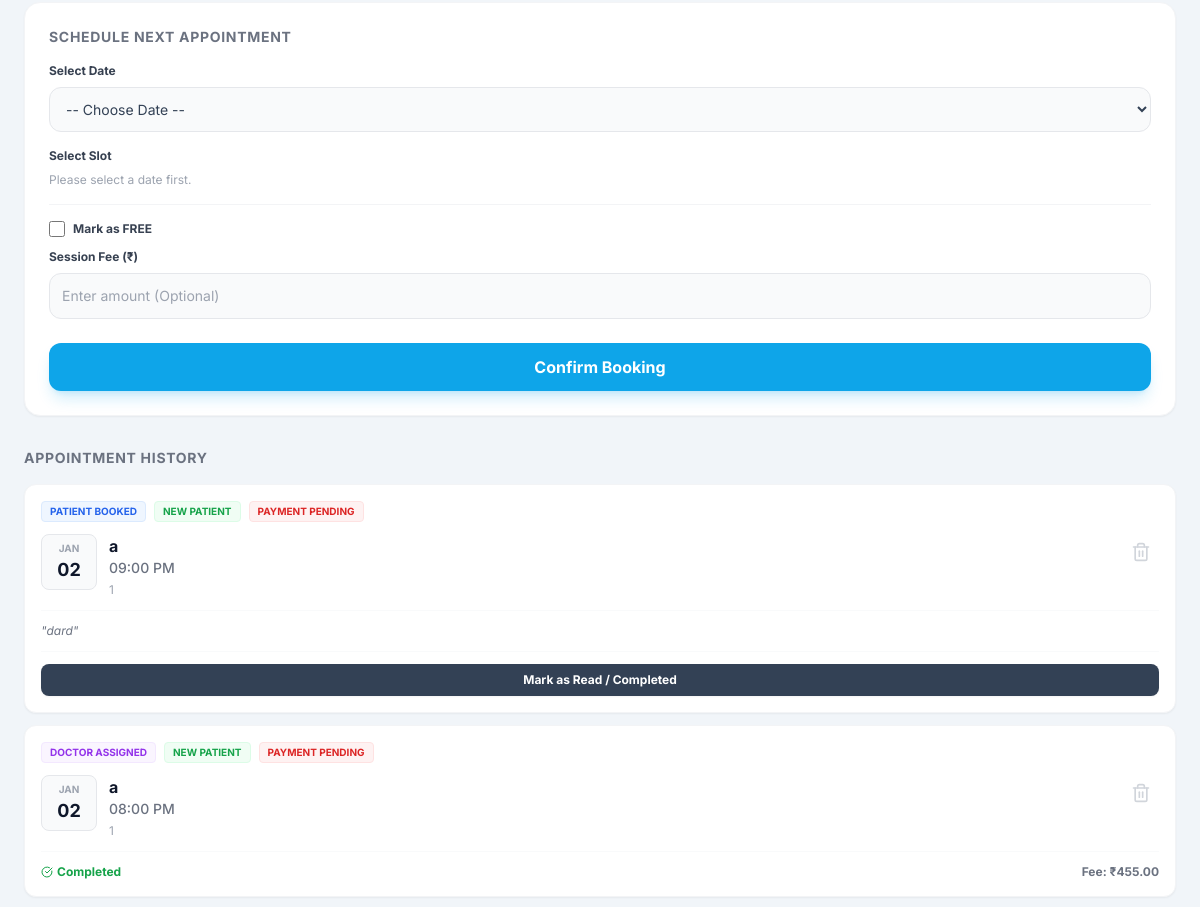
The app's page /custom-admin/patients/2/ (signed in, middle part), older data.
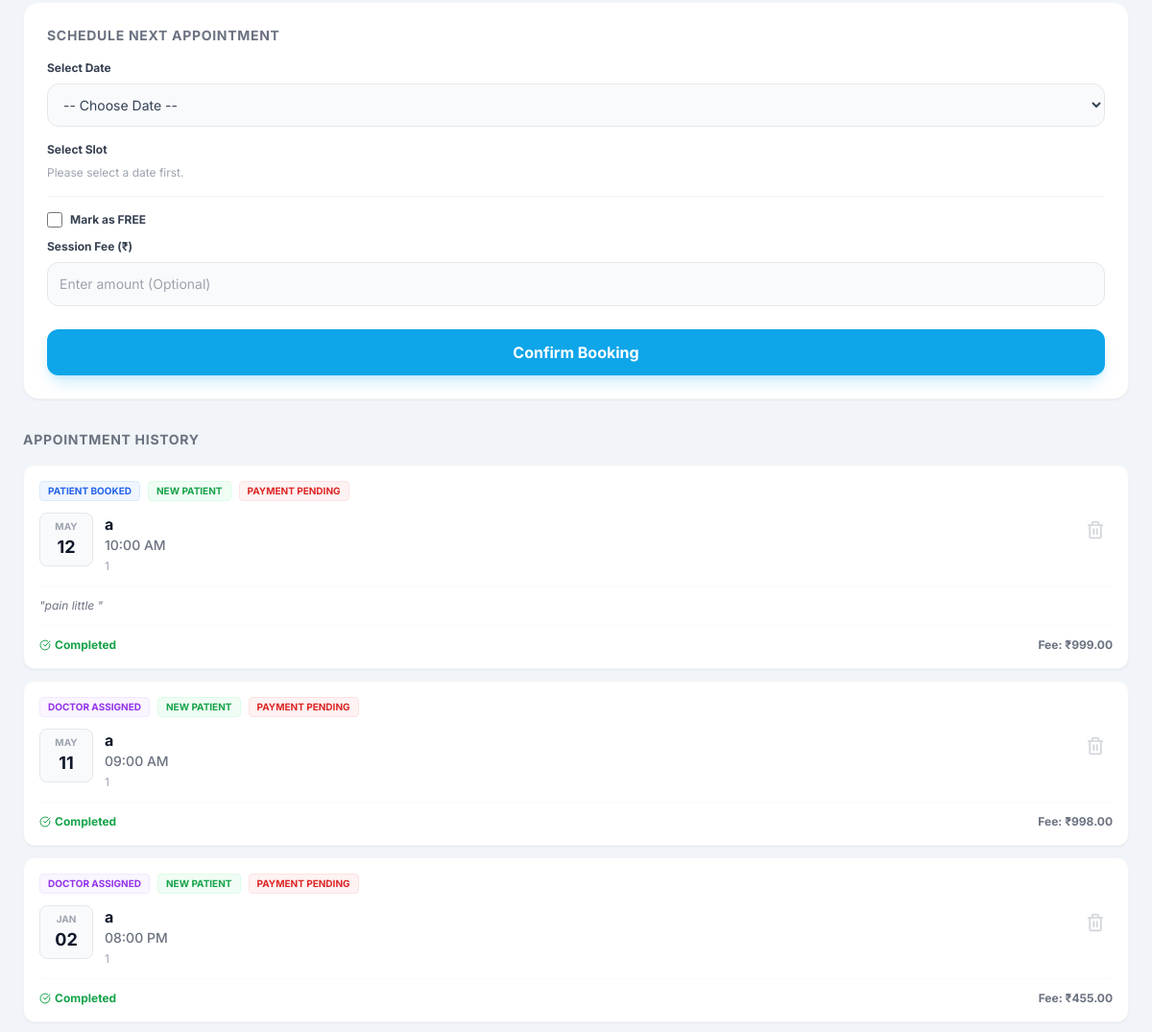
The same page, newer data.
### appointments/models.py (models this page shows, shortened)
class Appointment(models.Model):
    STATUS_CHOICES = [
        ('PENDING', 'Pending'),
        ('CONFIRMED', 'Confirmed'),
        ('COMPLETED', 'Completed'),
        ('CANCELLED', 'Cancelled'),
    ]
    PAYMENT_STATUS_CHOICES = [
        ('PENDING', 'Pending'),
        ('PAID', 'Paid'),
        ('FAILED', 'Failed'),
    ]
    BOOKING_SOURCE_CHOICES = [
        ('PATIENT', 'Patient'),
        ('DOCTOR', 'Doctor'),
    ]
    patient = models.ForeignKey(Patient, on_delete=models.CASCADE, related_name='appointments')
    slot = models.ForeignKey(DailySlot, on_delete=models.CASCADE, related_name='appointments')
    status = models.CharField(max_length=20, choices=STATUS_CHOICES, default='CONFIRMED') # Default confirmed for patient booking
    payment_status = models.CharField(max_length=20, choices=PAYMENT_STATUS_CHOICES, default='PENDING')
    booking_source = models.CharField(max_length=10, choices=BOOKING_SOURCE_CHOICES, default='PATIENT')
    symptoms = models.TextField(blank=True, null=True)
    fee = models.DecimalField(max_digits=10, decimal_places=2, null=True, blank=True)
    is_free = models.BooleanField(default=False)
    razorpay_order_id = models.CharField(max_length=100, null=True, blank=True)
    razorpay_payment_id = models.CharField(max_length=100, null=True, blank=True)
    razorpay_signature = models.CharField(max_length=200, null=True, blank=True)
    created_at = models.DateTimeField(auto_now_add=True)
    updated_at = models.DateTimeField(auto_now=True)

class DailySlot(models.Model):
    date = models.DateField()
    time = models.TimeField()
    capacity = models.PositiveIntegerField(default=1)
    booked_count = models.PositiveIntegerField(default=0)
    is_active = models.BooleanField(default=True)
    class Meta:
        unique_together = ('date', 'time')
        ordering = ['date', 'time']

### accounts/models.py (models this page shows, shortened)
class Patient(models.Model):
    GENDER_CHOICES = [
        ('M', 'Male'),
        ('F', 'Female'),
        ('O', 'Other'),
    ]
    user = models.OneToOneField(User, on_delete=models.CASCADE)
    full_name = models.CharField(max_length=120)
    email = models.EmailField()
    phone = models.CharField(max_length=20, unique=True)
    dob = models.DateField(null=True, blank=True)
    gender = models.CharField(max_length=1, choices=GENDER_CHOICES)
    country = models.CharField(max_length=50)
    address = models.TextField(null=True, blank=True)
    created_at = models.DateTimeField(auto_now_add=True)

### adminpanel/views.py (the view)
# urls.py: path('patients/<int:patient_id>/', views.patient_detail, name='patient_detail'),
@login_required
def patient_detail(request, patient_id):
    patient = get_object_or_404(Patient, id=patient_id)
    appointments = patient.appointments.all().order_by('-slot__date', '-slot__time')
    today = timezone.now().date()
    dates = []
    for i in range(14):
        d = today + timedelta(days=i)
        dates.append({
            'value': d.strftime('%Y-%m-%d'),
            'label': d.strftime('%a, %d %b')
        })
    context = {
        'patient': patient,
        'appointments': appointments,
        'dates': dates,
        'active_tab': 'patients'
    }
    return render(request, 'adminpanel/patient_detail.html', context)

### templates/adminpanel/patient_detail.html (shortened to what this page needs)
{% extends 'adminpanel/base_mobile.html' %}
{% block content %}
<div class="p-6">
    <div class="bg-white p-6 rounded-2xl border border-gray-100 shadow-sm mb-8">
        <h3 class="text-sm font-bold text-gray-500 uppercase tracking-wider mb-4">Schedule Next Appointment</h3>
        <form action="{% url 'adminpanel:doctor_book' patient.id %}" method="POST">
            <div class="mb-4">
                <label class="block text-xs font-bold text-gray-700 mb-2">Select Date</label>
                <select id="date-select" class="w-full p-3 bg-gray-50 rounded-xl border border-gray-200 text-sm outline-none focus:border-accent" onchange="loadSlots(this.value)">
                    <option value="">-- Choose Date --</option>
                </select>
            </div>
            <div class="mb-4">
                <label class="block text-xs font-bold text-gray-700 mb-2">Select Slot</label>
                <div id="slot-container" class="grid grid-cols-3 gap-2">
                    <p class="text-xs text-gray-400 col-span-3">Please select a date first.</p>
                </div>
            </div>
            <div class="mb-6 pt-4 border-t border-gray-100">
                <div class="flex items-center gap-2 mb-3">
                    <input type="checkbox" id="book_is_free" name="is_free" class="w-4 h-4 text-accent rounded border-gray-300 focus:ring-accent" onchange="toggleBookFeeInput()">
                    <label for="book_is_free" class="text-xs font-bold text-gray-700">Mark as FREE</label>
                </div>
                <div id="book_fee_input_container">
                    <label class="block text-xs font-bold text-gray-700 mb-2">Session Fee (₹)</label>
                    <input type="number" name="fee" class="w-full p-3 bg-gray-50 rounded-xl border border-gray-200 text-sm outline-none focus:border-accent" placeholder="Enter amount (Optional)">
                </div>
            </div>
            <button type="submit" class="w-full bg-accent hover:bg-sky-600 text-white font-bold py-3 rounded-xl shadow-lg shadow-sky-500/20 transition-all">
                Confirm Booking
            </button>
        </form>
    </div>
    <div>
        <h3 class="text-sm font-bold text-gray-500 uppercase tracking-wider mb-4">Appointment History</h3>
        {% if appointments %}
            <div class="space-y-3">
                {% for appt in appointments %}
                    {% include 'adminpanel/components/appointment_card.html' with appt=appt %}
                {% endfor %}
            </div>
        {% else %}
            <p class="text-gray-400 text-sm">No history available.</p>
        {% endif %}
    </div>
</div>
{% endblock %}

### templates/adminpanel/components/appointment_card.html (shortened to what this page needs)
<div class="bg-white p-4 rounded-xl border border-gray-100 shadow-sm relative overflow-hidden group">
    <div class="flex gap-2 mb-3 flex-wrap">
        {% if appt.booking_source == 'DOCTOR' %}
            <span class="bg-purple-50 text-purple-600 text-[10px] font-bold px-2 py-0.5 rounded border border-purple-100">DOCTOR ASSIGNED</span>
        {% else %}
            <span class="bg-blue-50 text-blue-600 text-[10px] font-bold px-2 py-0.5 rounded border border-blue-100">PATIENT BOOKED</span>
        {% endif %}
        {% if appt.is_repeated %}
            <span class="bg-orange-50 text-orange-600 text-[10px] font-bold px-2 py-0.5 rounded border border-orange-100">REPEATED</span>
        {% else %}
            <span class="bg-green-50 text-green-600 text-[10px] font-bold px-2 py-0.5 rounded border border-green-100">NEW PATIENT</span>
        {% endif %}
        {% if appt.status == 'CANCELLED' %}
             <span class="bg-red-50 text-red-600 text-[10px] font-bold px-2 py-0.5 rounded border border-red-100">CANCELLED</span>
        {% elif appt.is_free %}
             <span class="bg-teal-50 text-teal-600 text-[10px] font-bold px-2 py-0.5 rounded border border-teal-100">FREE</span>
        {% elif appt.payment_status == 'PAID' %}
             <span class="bg-teal-50 text-teal-600 text-[10px] font-bold px-2 py-0.5 rounded border border-teal-100">PAID</span>
        {% else %}
             <span class="bg-red-50 text-red-600 text-[10px] font-bold px-2 py-0.5 rounded border border-red-100">PAYMENT PENDING</span>
        {% endif %}
    </div>
    <div class="flex justify-between items-start">
        <div class="flex gap-3">
            <div class="flex flex-col items-center justify-center bg-gray-50 rounded-lg w-14 h-14 border border-gray-200">
                <span class="text-[10px] font-bold text-gray-400 uppercase">{{ appt.slot.date|date:"M" }}</span>
                <span class="text-lg font-bold text-primary">{{ appt.slot.date|date:"d" }}</span>
            </div>
            <div>
                <h3 class="font-bold text-primary text-base">{{ appt.patient.full_name }}</h3>
                <p class="text-sm text-gray-500 font-medium">{{ appt.slot.time|date:"h:i A" }}</p>
                <p class="text-xs text-gray-400 mt-1">{{ appt.patient.phone }}</p>
            </div>
        </div>
        <form action="{% url 'adminpanel:delete_appointment' appt.id %}" method="POST" onsubmit="return confirm('Are you sure you want to delete this appointment?');">
            <button type="submit" class="p-2 text-gray-300 hover:text-red-500 transition-colors">
                <i data-lucide="trash-2" class="w-5 h-5"></i>
            </button>
        </form>
    </div>
    {% if appt.symptoms %}
    <div class="mt-3 pt-3 border-t border-gray-50">
        <p class="text-xs text-gray-500 italic line-clamp-2">"{{ appt.symptoms }}"</p>
    </div>
    {% endif %}
    <div class="mt-3 pt-3 border-t border-gray-50">
        {% if appt.status == 'COMPLETED' %}
            <div class="flex justify-between items-center">
                <span class="text-xs font-bold text-green-600 flex items-center gap-1">
                    <i data-lucide="check-circle" class="w-3 h-3"></i> Completed
                </span>
                <span class="text-xs font-bold text-gray-500">
                    {% if appt.is_free %}
                        <span class="text-teal-600 font-bold">FREE</span>
                    {% else %}
                        Fee: ₹{{ appt.fee }}
                    {% endif %}
                </span>
            </div>
        {% else %}
            <button onclick="toggleFeeForm('fee-form-{{ appt.id }}')" class="w-full text-center text-xs font-bold text-white bg-secondary hover:bg-gray-700 py-2 rounded-lg transition-colors shadow-sm">
                Mark as Read / Completed
            </button>
        {% endif %}
    </div>
</div>

Row changes from the older to the newer data that the page shows:
removed Appointment: booking_source "PATIENT BOOKED", status "PAYMENT PENDING", slot "JAN", slot "02", patient.full_name "a", slot.time "09:00 PM", patient.phone "1", symptoms "dard"
added Appointment: booking_source "PATIENT BOOKED", status "PAYMENT PENDING", slot "MAY", slot "12", patient.full_name "a", slot.time "10:00 AM", patient.phone "1", symptoms "pain little", fee "999.00"
added Appointment: booking_source "DOCTOR ASSIGNED", status "PAYMENT PENDING", slot "MAY", slot "11", patient.full_name "a", slot.time "09:00 AM", patient.phone "1", fee "998.00"
